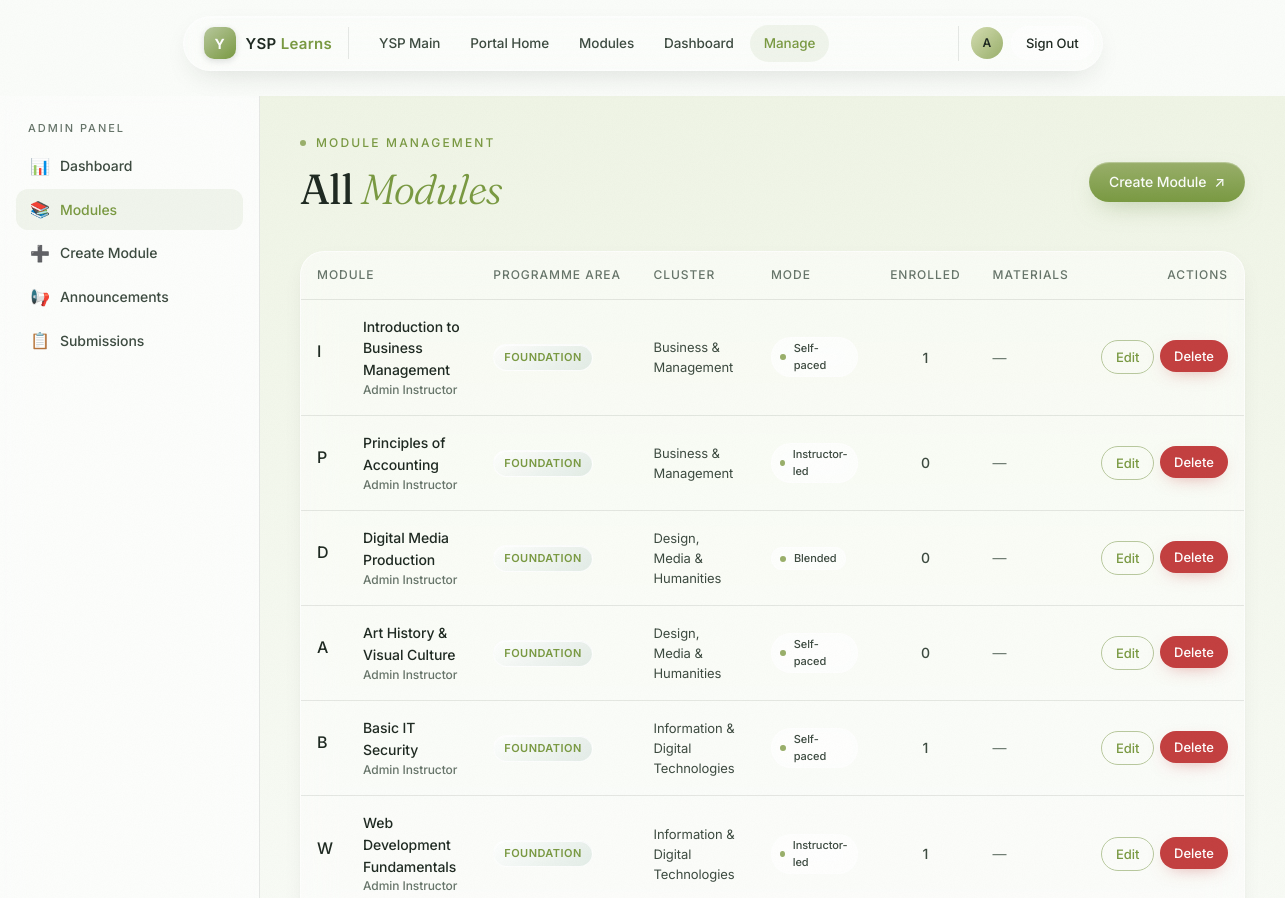
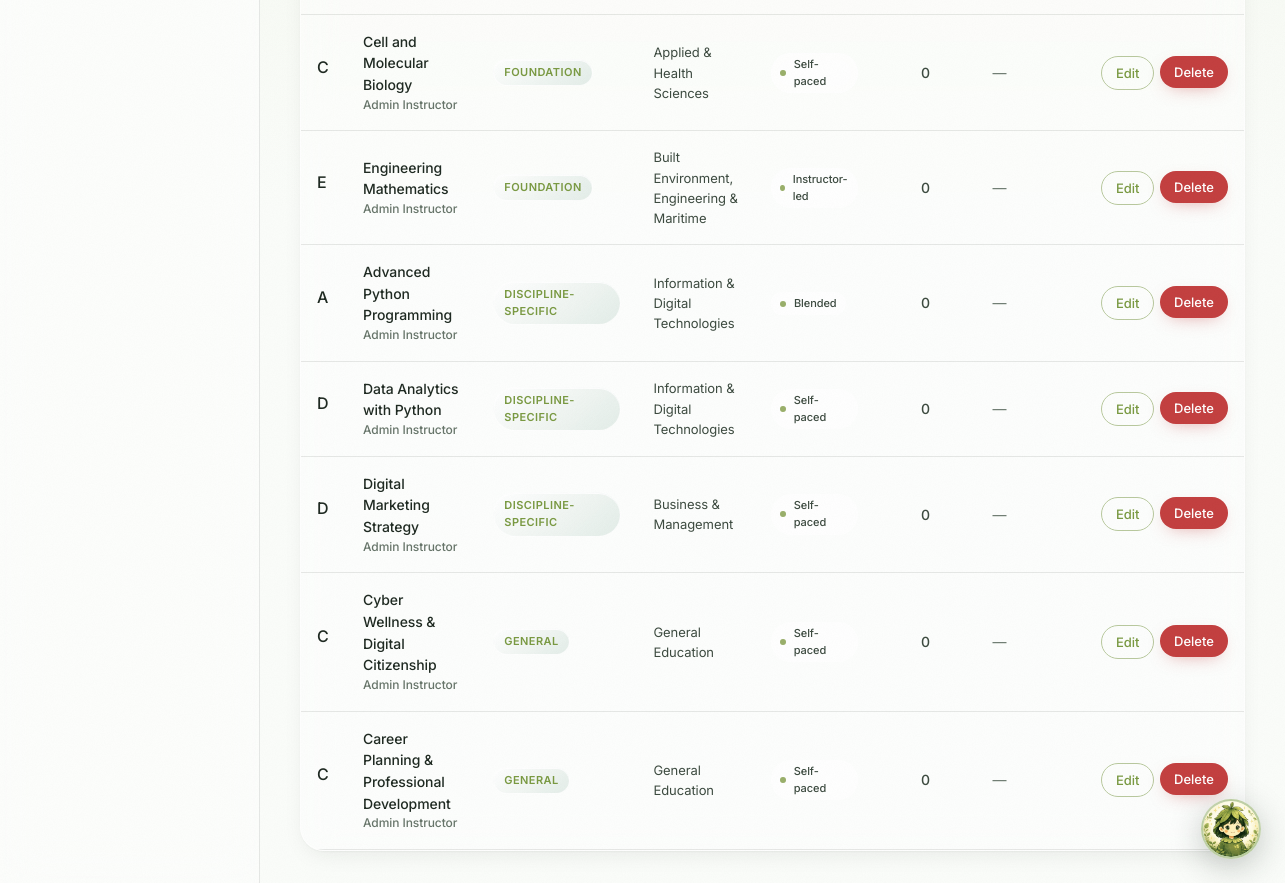
The app's page /admin/modules (signed in) with its own data (2 pictures, top to bottom).
### tables this page shows
CREATE TABLE users (
            id INTEGER PRIMARY KEY AUTOINCREMENT,
            full_name TEXT NOT NULL,
            email TEXT UNIQUE NOT NULL,
            password_hash TEXT NOT NULL,
            role TEXT NOT NULL DEFAULT 'student' CHECK(role IN ('admin', 'student')),
            created_at TIMESTAMP DEFAULT CURRENT_TIMESTAMP
        );

CREATE TABLE modules (
            id INTEGER PRIMARY KEY AUTOINCREMENT,
            title TEXT NOT NULL,
            description TEXT,
            programme_area TEXT NOT NULL,
            cluster TEXT NOT NULL,
            institution TEXT DEFAULT 'YSP Learns',
            delivery_mode TEXT DEFAULT 'Self-paced' CHECK(delivery_mode IN ('Self-paced', 'Instructor-led', 'Blended')),
            material_filename TEXT,
            material_original_name TEXT,
            admin_id INTEGER,
            created_at TIMESTAMP DEFAULT CURRENT_TIMESTAMP,
            FOREIGN KEY (admin_id) REFERENCES users(id) ON DELETE SET NULL
        );

### app.py (the view)
@app.route('/admin/modules')
@admin_required
def admin_modules():
    conn = get_db()
    modules = conn.execute(
        "SELECT m.*, u.full_name as instructor, "
        "(SELECT COUNT(*) FROM enrollments WHERE module_id = m.id) as enrolled_count "
        "FROM modules m LEFT JOIN users u ON m.admin_id = u.id "
        "ORDER BY m.created_at DESC"
    ).fetchall()
    conn.close()
    return render_template('admin/modules.html', modules=modules)

### app.py (called while the page is built)
@login_manager.user_loader
def load_user(user_id):
    conn = get_db()
    user = conn.execute("SELECT * FROM users WHERE id = ?", (user_id,)).fetchone()
    conn.close()
    if user:
        return User(user['id'], user['full_name'], user['email'],
                    user['password_hash'], user['role'], user['created_at'])
    return None

def get_db():
    conn = sqlite3.connect(DB_PATH)
    conn.row_factory = sqlite3.Row
    conn.execute("PRAGMA journal_mode=WAL")
    conn.execute("PRAGMA foreign_keys=ON")
    return conn

def admin_required(f):
    @wraps(f)
    @login_required
    def decorated(*args, **kwargs):
        if not current_user.is_admin():
            flash('Access denied. Admin privileges required.', 'error')
            return redirect(url_for('learn_landing'))
        return f(*args, **kwargs)
    return decorated

@app.context_processor
def inject_now():
    return {
        'now': datetime.now(),
        'get_calendar_token': get_calendar_token
    }

    def is_admin(self):
        return self.role == 'admin'

### templates/admin/modules.html (shortened to what this page needs)
{% extends "base.html" %}
{% block content %}
<div class="dashboard-layout">
  <aside class="sidebar" id="sidebar">
    <div class="sidebar-section">
      <div class="sidebar-label">Admin Panel</div>
      <a href="{{ url_for('admin_dashboard') }}" class="sidebar-link"><span class="icon">📊</span> Dashboard</a>
      <a href="{{ url_for('admin_modules') }}" class="sidebar-link active"><span class="icon">📚</span> Modules</a>
      <a href="{{ url_for('create_module') }}" class="sidebar-link"><span class="icon">➕</span> Create Module</a>
      <a href="{{ url_for('admin_announcements') }}" class="sidebar-link"><span class="icon">📢</span> Announcements</a>
      <a href="{{ url_for('admin_submissions') }}" class="sidebar-link"><span class="icon">📋</span> Submissions</a>
    </div>
  </aside>
  <main class="dashboard-main" style="background:linear-gradient(180deg, #f0f5e6 0%, var(--paper) 60%)">
    <div class="page-header apple-reveal">
      <span class="eyebrow"><span class="leaf"></span> Module Management</span>
      <div style="display:flex; justify-content:space-between; align-items:center; flex-wrap:wrap; gap:16px">
        <h2 class="section-title serif" style="font-size:clamp(28px, 4vw, 42px); margin-bottom:0">
          All <em>Modules</em>
        </h2>
        <a href="{{ url_for('create_module') }}" class="btn btn-forest" data-magnetic>Create Module <span class="arr">↗</span></a>
      </div>
    </div>
    {% if modules %}
    <div class="glass-card no-hover apple-reveal" style="transition-delay:.1s; padding:0; overflow-x:auto">
      <table class="data-table">
        <thead>
          <tr>
            <th>Module</th>
            <th>Programme Area</th>
            <th>Cluster</th>
            <th>Mode</th>
            <th>Enrolled</th>
            <th>Materials</th>
            <th style="text-align:right">Actions</th>
          </tr>
        </thead>
        <tbody>
          {% for mod in modules %}
          <tr>
            <td>
              <div style="display:flex; align-items:center; gap:10px">
                <span class="glyph" style="width:36px; height:36px; font-size:16px; border-radius:10px; flex-shrink:0">{{ mod.title[0] }}</span>
                <div>
                  <div style="font-weight:500">{{ mod.title }}</div>
                  <div style="font-size:12px; color:var(--ink-mute)">{{ mod.instructor or 'Admin' }}</div>
                </div>
              </div>
            </td>
            <td><span class="badge badge-programme">{{ mod.programme_area.split(' ')[0] }}</span></td>
            <td style="font-size:13px">{{ mod.cluster }}</td>
            <td><span class="chip" style="font-size:11px; padding:2px 8px"><span class="dot"></span>{{ mod.delivery_mode }}</span></td>
            <td style="text-align:center; font-weight:500">{{ mod.enrolled_count }}</td>
            <td>
              {% if mod.material_filename %}
                <span style="color:var(--sage-deep)">📎 Yes</span>
              {% else %}
                <span style="color:var(--ink-mute)">—</span>
              {% endif %}
            </td>
            <td style="text-align:right">
              <div style="display:flex; gap:6px; justify-content:flex-end">
                <a href="{{ url_for('edit_module', module_id=mod.id) }}" class="btn btn-outline btn-sm">Edit</a>
                <form method="POST" action="{{ url_for('delete_module', module_id=mod.id) }}" style="display:inline">
                  <button type="submit" class="btn btn-danger btn-sm" data-confirm="Delete this module? All enrollments and submissions will be removed.">Delete</button>
                </form>
              </div>
            </td>
          </tr>
          {% endfor %}
        </tbody>
      </table>
    </div>
    {% endif %}
  </main>
</div>
{% endblock %}

### templates/base.html (shortened to what this page needs)
<!DOCTYPE html>
<html lang="en">
<head>
  <link rel="stylesheet" href="{{ url_for('static', filename='css/style.css') }}">
</head>
<body>
  <div class="grain" aria-hidden="true"></div>
  <div class="nav-wrap" id="navWrap">
    <nav class="nav">
      <a class="brand" href="{{ url_for('learn_landing') }}">
        <span class="logo-icon">Y</span>
        <span class="word">YSP <i>Learns</i></span>
      </a>
      <div class="nav-links">
        <a href="{{ url_for('index') }}" class="{{ 'active' if request.endpoint == 'index' else '' }}">YSP Main</a>
        <a href="{{ url_for('learn_landing') }}" class="{{ 'active' if request.endpoint == 'learn_landing' else '' }}">Portal Home</a>
        <a href="{{ url_for('catalog') }}" class="{{ 'active' if request.endpoint == 'catalog' else '' }}">Modules</a>
        {% if current_user.is_authenticated %}
          {% if current_user.role == 'student' %}
            <a href="{{ url_for('student_dashboard') }}" class="{{ 'active' if request.endpoint == 'student_dashboard' else '' }}">My Learning</a>
          {% else %}
            <a href="{{ url_for('admin_dashboard') }}" class="{{ 'active' if request.endpoint == 'admin_dashboard' else '' }}">Dashboard</a>
            <a href="{{ url_for('admin_modules') }}" class="{{ 'active' if request.endpoint in ('admin_modules', 'create_module', 'edit_module') else '' }}">Manage</a>
          {% endif %}
        {% endif %}
      </div>
      {% if current_user.is_authenticated %}
        <div class="nav-user">
          <span class="nav-avatar">{{ current_user.full_name[0] }}</span>
          <a href="{{ url_for('logout') }}" class="btn btn-sm btn-ghost" data-magnetic>Sign Out</a>
        </div>
      {% else %}
        <a href="{{ url_for('login') }}" class="btn btn-sm btn-primary" data-magnetic>Sign In <span class="arr">↗</span></a>
      {% endif %}
    </nav>
  </div>
  {% if error_code %}
    <div class="auth-page">
      <div class="auth-card" style="text-align:center">
        <div style="font-size:72px;font-family:'Fraunces',serif;font-weight:300;color:var(--sage-deep);margin-bottom:12px">{{ error_code }}</div>
        <h2 class="serif">{{ error_message }}</h2>
        <p class="text-mute mt-md">The page you're looking for doesn't exist or has been moved.</p>
        <a href="{{ url_for('learn_landing') }}" class="btn btn-forest mt-md">Back to Home <span class="arr">↗</span></a>
      </div>
    </div>
  {% else %}
    {% block content %}{% endblock %}
  {% endif %}
</body>
</html>

### records on screen
users: full_name "A"
modules: title "I", title "Introduction to Business Management", full_name "Admin Instructor", programme_area "FOUNDATION", cluster "Business & Management", delivery_mode "Self-paced", enrolled_count "1"
modules: title "P", title "Principles of Accounting", full_name "Admin Instructor", programme_area "FOUNDATION", cluster "Business & Management", delivery_mode "Instructor-led", enrolled_count "0"
modules: title "D", title "Digital Media Production", full_name "Admin Instructor", programme_area "FOUNDATION", cluster "Design, Media & Humanities", delivery_mode "Blended", enrolled_count "0"
modules: title "A", title "Art History & Visual Culture", full_name "Admin Instructor", programme_area "FOUNDATION", cluster "Design, Media & Humanities", delivery_mode "Self-paced", enrolled_count "0"
modules: title "B", title "Basic IT Security", full_name "Admin Instructor", programme_area "FOUNDATION", cluster "Information & Digital Technologies", delivery_mode "Self-paced", enrolled_count "1"
modules: title "W", title "Web Development Fundamentals", full_name "Admin Instructor", programme_area "FOUNDATION", cluster "Information & Digital Technologies", delivery_mode "Instructor-led", enrolled_count "1"
modules: title "C", title "Cell and Molecular Biology", full_name "Admin Instructor", programme_area "FOUNDATION", cluster "Applied & Health Sciences", delivery_mode "Self-paced", enrolled_count "0"
modules: title "E", title "Engineering Mathematics", full_name "Admin Instructor", programme_area "FOUNDATION", cluster "Built Environment, Engineering & Maritime", delivery_mode "Instructor-led", enrolled_count "0"
modules: title "A", title "Advanced Python Programming", full_name "Admin Instructor", programme_area "DISCIPLINE-SPECIFIC", cluster "Information & Digital Technologies", delivery_mode "Blended", enrolled_count "0"
modules: title "D", title "Data Analytics with Python", full_name "Admin Instructor", programme_area "DISCIPLINE-SPECIFIC", cluster "Information & Digital Technologies", delivery_mode "Self-paced", enrolled_count "0"
modules: title "D", title "Digital Marketing Strategy", full_name "Admin Instructor", programme_area "DISCIPLINE-SPECIFIC", cluster "Business & Management", delivery_mode "Self-paced", enrolled_count "0"
modules: title "C", title "Cyber Wellness & Digital Citizenship", full_name "Admin Instructor", programme_area "GENERAL", cluster "General Education", delivery_mode "Self-paced", enrolled_count "0"
modules: title "C", title "Career Planning & Professional Development", full_name "Admin Instructor", programme_area "GENERAL", cluster "General Education", delivery_mode "Self-paced", enrolled_count "0"
